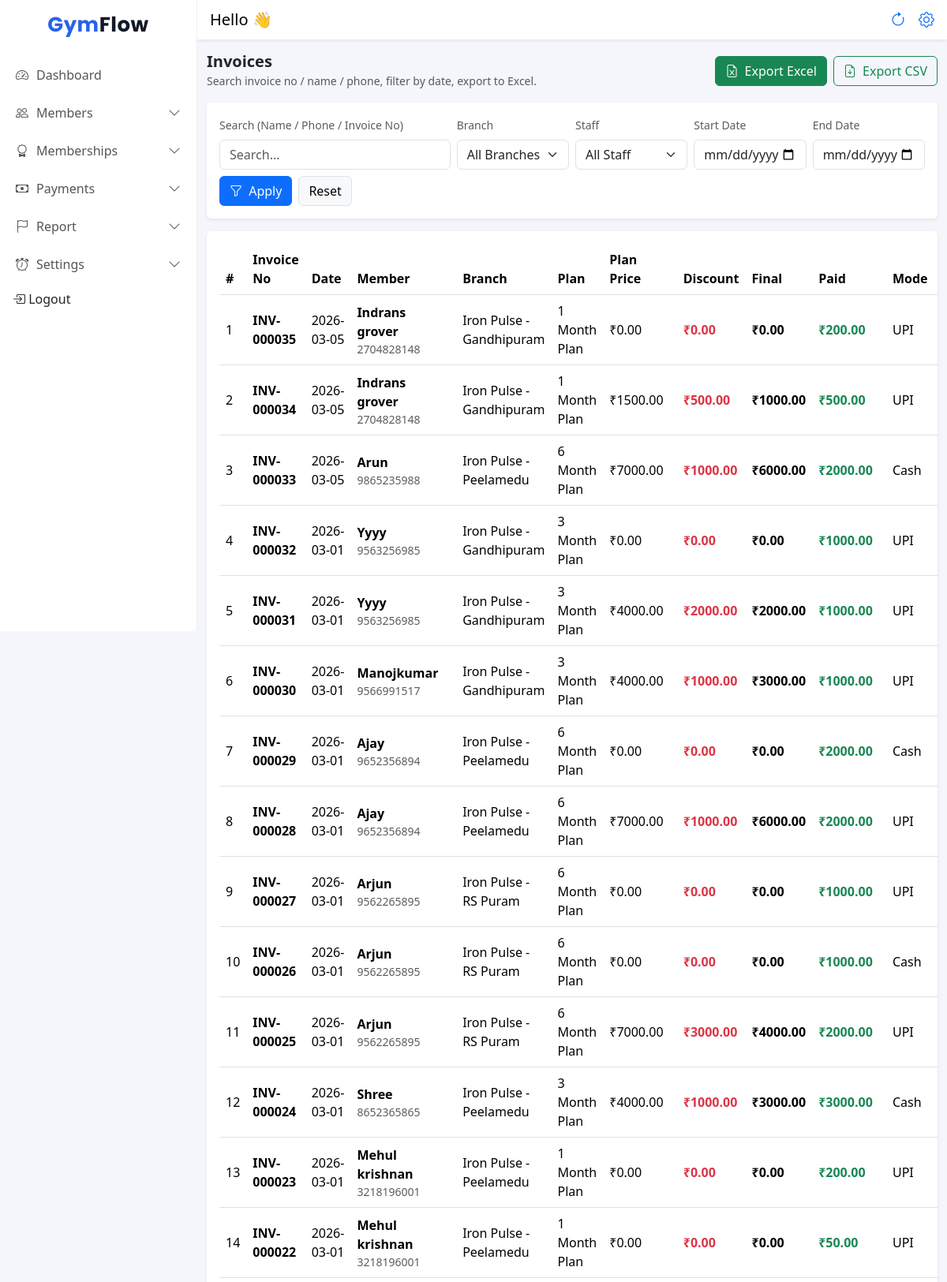
Screenshot of /invoices/ (signed in, upper part) with the database file from the repository.
### frontend/models.py (models this page shows, shortened)
class Payment(models.Model):
    PAYMENT_MODE = (
        ('cash', 'Cash'),
        ('upi', 'UPI'),
    )
    gym = models.ForeignKey(Gym, on_delete=models.CASCADE, related_name="payments")
    member = models.ForeignKey(Member, on_delete=models.CASCADE, related_name='payments')
    plan = models.ForeignKey(MembershipPlan, on_delete=models.SET_NULL, null=True, blank=True)
    invoice_no = models.CharField(max_length=50, blank=True, null=True)
    amount = models.DecimalField(max_digits=8, decimal_places=2)
    payment_mode = models.CharField(max_length=10, choices=PAYMENT_MODE)
    payment_date = models.DateField(default=timezone.localdate)
    coverage_start = models.DateField(null=True, blank=True)
    coverage_end = models.DateField(null=True, blank=True)
    plan_price = models.DecimalField(max_digits=10, decimal_places=2, default=0)
    discount_amount = models.DecimalField(max_digits=10, decimal_places=2, default=0)
    final_amount = models.DecimalField(max_digits=10, decimal_places=2, default=0)
    discount_reason = models.CharField(max_length=120, blank=True, null=True)
    referral_name = models.CharField(max_length=120, blank=True, null=True)
    created_by = models.ForeignKey(
    settings.AUTH_USER_MODEL,
    null=True,
    blank=True,
    on_delete=models.SET_NULL,
    related_name="payments_created"
)

class Member(models.Model):
    STATUS_CHOICES = (
        ('active', 'Active'),
        ('expiring', 'Expiring Soon'),
        ('expired', 'Expired'),
    )
    is_deleted = models.BooleanField(default=False)
    gym = models.ForeignKey(Gym, on_delete=models.CASCADE, related_name="members")
    branch = models.ForeignKey(Branch, on_delete=models.CASCADE, related_name="members")
    name = models.CharField(max_length=100)
    phone = models.CharField(max_length=15)
    join_date = models.DateField(default=date.today)
    photo = models.ImageField(upload_to="members/", blank=True, null=True)
    plan = models.ForeignKey(MembershipPlan, on_delete=models.SET_NULL, null=True, blank=True)
    start_date = models.DateField(null=True)
    expiry_date = models.DateField()
    security_deposit = models.DecimalField(max_digits=10, decimal_places=2, default=0)
    status = models.CharField(max_length=10, choices=STATUS_CHOICES, default='active')
    created_at = models.DateTimeField(auto_now_add=True)

class Branch(models.Model):
    gym = models.ForeignKey(Gym, on_delete=models.CASCADE, related_name="branches")
    name = models.CharField(max_length=100)
    address = models.TextField(blank=True)
    phone = models.CharField(max_length=15, blank=True)
    created_at = models.DateTimeField(auto_now_add=True)
    class Meta:
        unique_together = ('gym', 'name')  # same gym can't have 2 branches with same name

class MembershipPlan(models.Model):
    branch = models.ForeignKey(Branch, on_delete=models.CASCADE, related_name="plans")
    name = models.CharField(max_length=50)  # Monthly / Quarterly
    duration_days = models.PositiveIntegerField()
    start_date = models.DateField(null=True)
    end_date = models.DateField(null=True)
    price = models.DecimalField(max_digits=8, decimal_places=2)
    is_active = models.BooleanField(default=True)
    created_at = models.DateTimeField(auto_now_add=True)
    class Meta:
        unique_together = ('branch', 'name')  # same branch can't have same plan name twice

### frontend/views.py (the view)
# urls.py: path("invoices/", invoices_page, name="invoices_page"),
def invoices_page(request):
    base_qs = Payment.objects.exclude(invoice_no__isnull=True).exclude(invoice_no__exact="")
    qs, filters = _invoice_filters_qs(request, base_qs)
    qs = qs.order_by("-payment_date", "-id")
    branches = Branch.objects.filter(gym=request.user.gym).order_by("name")
    staff = User.objects.filter(gym=request.user.gym).order_by("role", "first_name", "username")
    context = {
        "rows": qs[:1000],  # safety limit
        "branches": branches,
        "staff": staff,
        "filters": filters,
    }
    return render(request, "invoices.html", context)

### frontend/templates/invoices.html (shortened to what this page needs)
{% extends 'base.html' %}
{% load static %}
{% block content %}
<div class="container-fluid mt-3">
  <div class="d-flex justify-content-between align-items-center mb-3">
    <div>
      <h5 class="mb-0 fw-semibold">Invoices</h5>
      <small class="text-muted">Search invoice no / name / phone, filter by date, export to Excel.</small>
    </div>
    <div class="d-flex gap-2">
      <button type="button" class="btn btn-success" id="btnExportExcel">
        <i class="bi bi-file-earmark-excel me-1"></i> Export Excel
      </button>
      <button type="button" class="btn btn-outline-success" id="btnExportCSV">
        <i class="bi bi-file-earmark-arrow-down me-1"></i> Export CSV
      </button>
    </div>
  </div>
  <form method="get" class="card shadow-sm border-0 mb-3">
    <div class="card-body">
      <div class="row g-2 align-items-end">
        <div class="col-12 col-md-4">
          <label class="form-label small text-muted">Search (Name / Phone / Invoice No)</label>
          <input type="text" name="q" class="form-control"
                 value="{{ filters.q }}" placeholder="Search...">
        </div>
        <div class="col-12 col-md-2">
          <label class="form-label small text-muted">Branch</label>
          <select name="branch" class="form-select">
            <option value="">All Branches</option>
          </select>
        </div>
        <div class="col-12 col-md-2">
          <label class="form-label small text-muted">Staff</label>
          <select name="created_by" class="form-select">
            <option value="">All Staff</option>
          </select>
        </div>
        <div class="col-6 col-md-2">
          <label class="form-label small text-muted">Start Date</label>
          <input type="date" name="start" class="form-control" value="{{ filters.start }}">
        </div>
        <div class="col-6 col-md-2">
          <label class="form-label small text-muted">End Date</label>
          <input type="date" name="end" class="form-control" value="{{ filters.end }}">
        </div>
        <div class="col-12 d-flex gap-2 mt-2">
          <button class="btn btn-primary" type="submit">
            <i class="bi bi-funnel me-1"></i> Apply
          </button>
          <a class="btn btn-light border" href="{% url 'invoices_page' %}">
            Reset
          </a>
        </div>
      </div>
    </div>
  </form>
  <div class="card shadow-sm border-0">
    <div class="card-body table-responsive">
      <table class="table table-hover align-middle" id="invoiceTable">
        <thead>
          <tr>
            <th>#</th>
            <th>Invoice No</th>
            <th>Date</th>
            <th>Member</th>
            <th>Branch</th>
            <th>Plan</th>
            <th>Plan Price</th>
            <th>Discount</th>
            <th>Final</th>
            <th>Paid</th>
            <th>Mode</th>
            <th>Given By</th>
          </tr>
        </thead>
        <tbody>
          {% for r in rows %}
          <tr>
            <td>{{ forloop.counter }}</td>
            <td class="fw-semibold">{{ r.invoice_no }}</td>
            <td>{{ r.payment_date|date:"Y-m-d" }}</td>
            <td>
              <div class="fw-semibold">{{ r.member.name }}</div>
              <div class="text-muted small">{{ r.member.phone }}</div>
            </td>
            <td>{{ r.member.branch.name }}</td>
            <td>{{ r.plan.name }}</td>
            <td>₹{{ r.plan_price }}</td>
            <td class="text-danger fw-semibold">₹{{ r.discount_amount }}</td>
            <td class="fw-semibold">₹{{ r.final_amount }}</td>
            <td class="text-success fw-semibold">₹{{ r.amount }}</td>
            <td>{{ r.get_payment_mode_display }}</td>
            <td>
            </td>
          </tr>
          {% empty %}
          <tr>
            <td colspan="12" class="text-center text-muted py-4">
              No invoices found
            </td>
          </tr>
          {% endfor %}
        </tbody>
      </table>
    </div>
  </div>
</div>
{% endblock %}

### frontend/static/css/dashboard.css (style rules this page uses)
body { background-color: #f5f7fb; overflow-x: hidden; }
.table { margin-bottom: 0; }

### frontend/templates/base.html (style rules this page uses)
body { background: #f4f6fb; }

### rows the page displays
Payment: invoice_no "INV-000035", payment_date "2026-03-05", member.name "Indrans grover", member.phone "2704828148", member.branch.name "Iron Pulse - Gandhipuram", plan.name "1 Month Plan", plan_price "0.00", discount_amount "0.00", final_amount "0.00", amount "200.00", payment_mode "UPI"
Payment: invoice_no "INV-000034", payment_date "2026-03-05", member.name "Indrans grover", member.phone "2704828148", member.branch.name "Iron Pulse - Gandhipuram", plan.name "1 Month Plan", plan_price "1500.00", discount_amount "500.00", final_amount "1000.00", amount "500.00", payment_mode "UPI"
Payment: invoice_no "INV-000033", payment_date "2026-03-05", member.name "Arun", member.phone "9865235988", member.branch.name "Iron Pulse - Peelamedu", plan.name "6 Month Plan", plan_price "7000.00", discount_amount "1000.00", final_amount "6000.00", amount "2000.00", payment_mode "Cash"
Payment: invoice_no "INV-000032", payment_date "2026-03-01", member.name "Yyyy", member.phone "9563256985", member.branch.name "Iron Pulse - Gandhipuram", plan.name "3 Month Plan", plan_price "0.00", discount_amount "0.00", final_amount "0.00", amount "1000.00", payment_mode "UPI"
Payment: invoice_no "INV-000031", payment_date "2026-03-01", member.name "Yyyy", member.phone "9563256985", member.branch.name "Iron Pulse - Gandhipuram", plan.name "3 Month Plan", plan_price "4000.00", discount_amount "2000.00", final_amount "2000.00", amount "1000.00", payment_mode "UPI"
Payment: invoice_no "INV-000030", payment_date "2026-03-01", member.name "Manojkumar", member.phone "9566991517", member.branch.name "Iron Pulse - Gandhipuram", plan.name "3 Month Plan", plan_price "4000.00", discount_amount "1000.00", final_amount "3000.00", amount "1000.00", payment_mode "UPI"
Payment: invoice_no "INV-000029", payment_date "2026-03-01", member.name "Ajay", member.phone "9652356894", member.branch.name "Iron Pulse - Peelamedu", plan.name "6 Month Plan", plan_price "0.00", discount_amount "0.00", final_amount "0.00", amount "2000.00", payment_mode "Cash"
Payment: invoice_no "INV-000028", payment_date "2026-03-01", member.name "Ajay", member.phone "9652356894", member.branch.name "Iron Pulse - Peelamedu", plan.name "6 Month Plan", plan_price "7000.00", discount_amount "1000.00", final_amount "6000.00", amount "2000.00", payment_mode "UPI"
Payment: invoice_no "INV-000027", payment_date "2026-03-01", member.name "Arjun", member.phone "9562265895", member.branch.name "Iron Pulse - RS Puram", plan.name "6 Month Plan", plan_price "0.00", discount_amount "0.00", final_amount "0.00", amount "1000.00", payment_mode "UPI"
Payment: invoice_no "INV-000026", payment_date "2026-03-01", member.name "Arjun", member.phone "9562265895", member.branch.name "Iron Pulse - RS Puram", plan.name "6 Month Plan", plan_price "0.00", discount_amount "0.00", final_amount "0.00", amount "1000.00", payment_mode "Cash"
Payment: invoice_no "INV-000025", payment_date "2026-03-01", member.name "Arjun", member.phone "9562265895", member.branch.name "Iron Pulse - RS Puram", plan.name "6 Month Plan", plan_price "7000.00", discount_amount "3000.00", final_amount "4000.00", amount "2000.00", payment_mode "UPI"
Payment: invoice_no "INV-000024", payment_date "2026-03-01", member.name "Shree", member.phone "8652365865", member.branch.name "Iron Pulse - Peelamedu", plan.name "3 Month Plan", plan_price "4000.00", discount_amount "1000.00", final_amount "3000.00", amount "3000.00", payment_mode "Cash"
Payment: invoice_no "INV-000023", payment_date "2026-03-01", member.name "Mehul krishnan", member.phone "3218196001", member.branch.name "Iron Pulse - Peelamedu", plan.name "1 Month Plan", plan_price "0.00", discount_amount "0.00", final_amount "0.00", amount "200.00", payment_mode "UPI"
Payment: invoice_no "INV-000022", payment_date "2026-03-01", member.name "Mehul krishnan", member.phone "3218196001", member.branch.name "Iron Pulse - Peelamedu", plan.name "1 Month Plan", plan_price "0.00", discount_amount "0.00", final_amount "0.00", amount "50.00", payment_mode "UPI"
